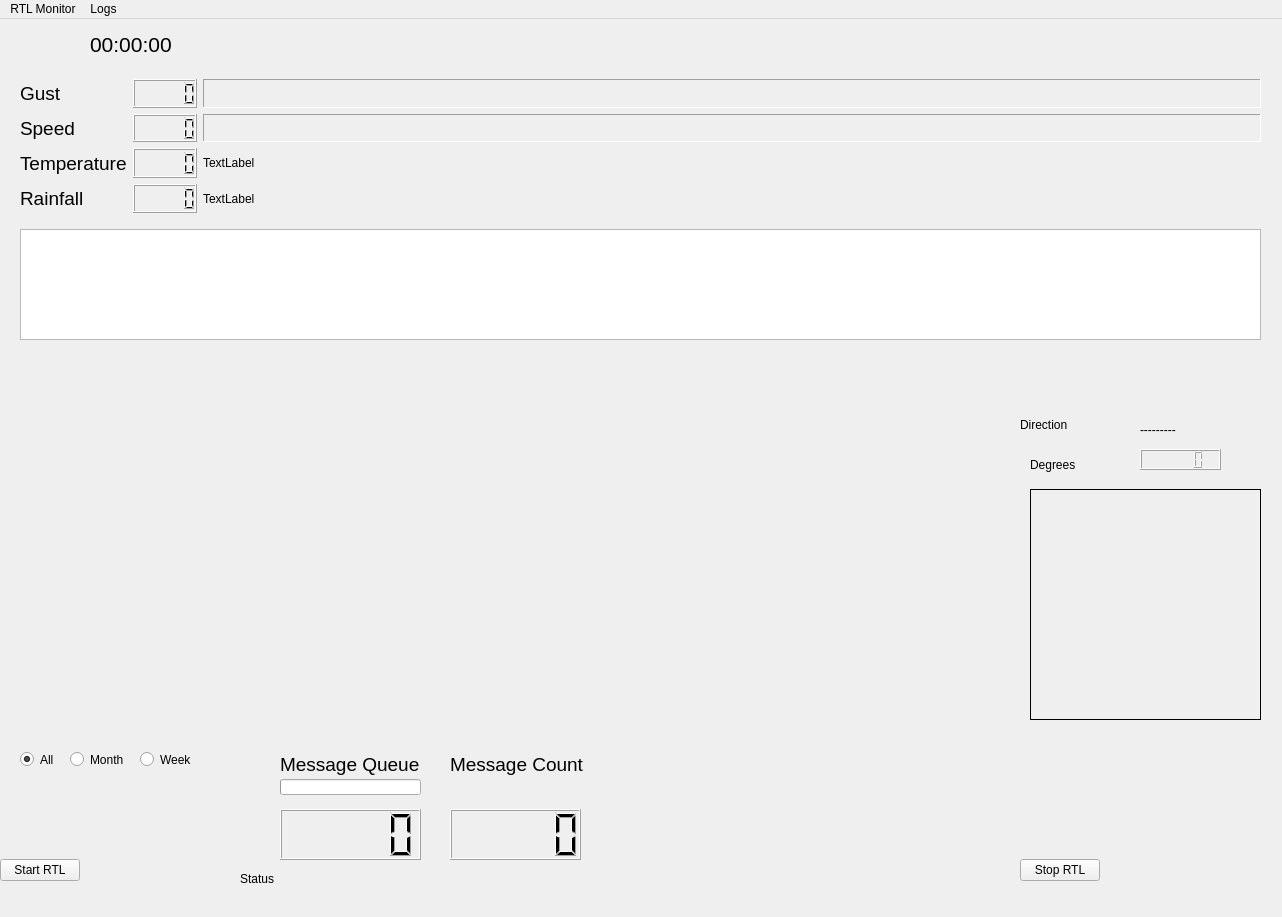
<?xml version="1.0" encoding="UTF-8"?>
<ui version="4.0">
 <author>Chris P Clark</author>
 <class>MainWindow</class>
 <widget class="QMainWindow" name="MainWindow">
  <property name="geometry">
   <rect>
    <x>0</x>
    <y>0</y>
    <width>1282</width>
    <height>917</height>
   </rect>
  </property>
  <property name="sizePolicy">
   <sizepolicy hsizetype="Ignored" vsizetype="Ignored">
    <horstretch>0</horstretch>
    <verstretch>0</verstretch>
   </sizepolicy>
  </property>
  <property name="windowTitle">
   <string>RTL Monitor</string>
  </property>
  <property name="locale">
   <locale language="English" country="UnitedKingdom"/>
  </property>
  <widget class="QWidget" name="centralwidget">
   <widget class="QTextEdit" name="textEdit_Log">
    <property name="geometry">
     <rect>
      <x>20</x>
      <y>210</y>
      <width>1241</width>
      <height>111</height>
     </rect>
    </property>
    <property name="readOnly">
     <bool>true</bool>
    </property>
   </widget>
   <widget class="QPushButton" name="pushButton_Start">
    <property name="geometry">
     <rect>
      <x>0</x>
      <y>840</y>
      <width>80</width>
      <height>22</height>
     </rect>
    </property>
    <property name="text">
     <string>Start RTL</string>
    </property>
   </widget>
   <widget class="QPushButton" name="pushButton_Quit">
    <property name="geometry">
     <rect>
      <x>1020</x>
      <y>840</y>
      <width>80</width>
      <height>22</height>
     </rect>
    </property>
    <property name="text">
     <string>Stop RTL</string>
    </property>
   </widget>
   <widget class="QLabel" name="labelTime">
    <property name="geometry">
     <rect>
      <x>90</x>
      <y>0</y>
      <width>261</width>
      <height>51</height>
     </rect>
    </property>
    <property name="font">
     <font>
      <pointsize>16</pointsize>
     </font>
    </property>
    <property name="text">
     <string>00:00:00</string>
    </property>
   </widget>
   <widget class="QLCDNumber" name="lcdNumberDirectionDeg">
    <property name="geometry">
     <rect>
      <x>1140</x>
      <y>430</y>
      <width>81</width>
      <height>21</height>
     </rect>
    </property>
   </widget>
   <widget class="QLabel" name="labelDirectionDeg">
    <property name="geometry">
     <rect>
      <x>1030</x>
      <y>420</y>
      <width>61</width>
      <height>51</height>
     </rect>
    </property>
    <property name="text">
     <string>Degrees</string>
    </property>
   </widget>
   <widget class="QLabel" name="labelDirectionStr_2">
    <property name="geometry">
     <rect>
      <x>1020</x>
      <y>380</y>
      <width>71</width>
      <height>51</height>
     </rect>
    </property>
    <property name="text">
     <string>Direction</string>
    </property>
   </widget>
   <widget class="QLabel" name="labelDirectionStr">
    <property name="geometry">
     <rect>
      <x>1140</x>
      <y>400</y>
      <width>121</width>
      <height>21</height>
     </rect>
    </property>
    <property name="text">
     <string>---------</string>
    </property>
   </widget>
   <widget class="QLCDNumber" name="lcdNumberCounter">
    <property name="geometry">
     <rect>
      <x>280</x>
      <y>790</y>
      <width>141</width>
      <height>51</height>
     </rect>
    </property>
    <property name="palette">
     <palette>
      <active>
       <colorrole role="WindowText">
        <brush brushstyle="SolidPattern">
         <color alpha="255">
          <red>0</red>
          <green>0</green>
          <blue>0</blue>
         </color>
        </brush>
       </colorrole>
      </active>
      <inactive>
       <colorrole role="WindowText">
        <brush brushstyle="SolidPattern">
         <color alpha="255">
          <red>0</red>
          <green>0</green>
          <blue>0</blue>
         </color>
        </brush>
       </colorrole>
      </inactive>
      <disabled>
       <colorrole role="WindowText">
        <brush brushstyle="SolidPattern">
         <color alpha="255">
          <red>190</red>
          <green>190</green>
          <blue>190</blue>
         </color>
        </brush>
       </colorrole>
      </disabled>
     </palette>
    </property>
   </widget>
   <widget class="QLCDNumber" name="lcdNumberTotalMessageCount">
    <property name="geometry">
     <rect>
      <x>450</x>
      <y>790</y>
      <width>131</width>
      <height>51</height>
     </rect>
    </property>
   </widget>
   <widget class="QLabel" name="labelMessageCounter">
    <property name="geometry">
     <rect>
      <x>280</x>
      <y>720</y>
      <width>151</width>
      <height>51</height>
     </rect>
    </property>
    <property name="font">
     <font>
      <pointsize>14</pointsize>
     </font>
    </property>
    <property name="text">
     <string>Message Queue</string>
    </property>
   </widget>
   <widget class="QLabel" name="labelCompass">
    <property name="geometry">
     <rect>
      <x>1030</x>
      <y>470</y>
      <width>231</width>
      <height>231</height>
     </rect>
    </property>
    <property name="frameShape">
     <enum>QFrame::Box</enum>
    </property>
    <property name="text">
     <string/>
    </property>
   </widget>
   <widget class="QLabel" name="labelGust_4">
    <property name="geometry">
     <rect>
      <x>68</x>
      <y>1087</y>
      <width>119</width>
      <height>22</height>
     </rect>
    </property>
    <property name="font">
     <font>
      <pointsize>14</pointsize>
     </font>
    </property>
    <property name="text">
     <string>Gust</string>
    </property>
   </widget>
   <widget class="QWidget" name="layoutWidget">
    <property name="geometry">
     <rect>
      <x>20</x>
      <y>60</y>
      <width>1241</width>
      <height>134</height>
     </rect>
    </property>
    <layout class="QGridLayout" name="gridLayout_2">
     <item row="3" column="1">
      <widget class="QLCDNumber" name="lcdNumberRain">
       <property name="font">
        <font>
         <pointsize>14</pointsize>
        </font>
       </property>
      </widget>
     </item>
     <item row="3" column="0">
      <widget class="QLabel" name="labelRain">
       <property name="font">
        <font>
         <pointsize>14</pointsize>
        </font>
       </property>
       <property name="text">
        <string>Rainfall</string>
       </property>
      </widget>
     </item>
     <item row="2" column="0">
      <widget class="QLabel" name="labelTemperature">
       <property name="font">
        <font>
         <pointsize>14</pointsize>
        </font>
       </property>
       <property name="text">
        <string>Temperature</string>
       </property>
      </widget>
     </item>
     <item row="2" column="1">
      <widget class="QLCDNumber" name="lcdNumberTemperature">
       <property name="font">
        <font>
         <family>DejaVu Sans</family>
         <pointsize>14</pointsize>
         <weight>75</weight>
         <bold>true</bold>
        </font>
       </property>
      </widget>
     </item>
     <item row="0" column="0">
      <widget class="QLabel" name="labelGust">
       <property name="sizePolicy">
        <sizepolicy hsizetype="Fixed" vsizetype="Minimum">
         <horstretch>0</horstretch>
         <verstretch>0</verstretch>
        </sizepolicy>
       </property>
       <property name="font">
        <font>
         <pointsize>14</pointsize>
        </font>
       </property>
       <property name="text">
        <string>Gust</string>
       </property>
      </widget>
     </item>
     <item row="0" column="1">
      <widget class="QLCDNumber" name="lcdNumberGust">
       <property name="sizePolicy">
        <sizepolicy hsizetype="Fixed" vsizetype="Minimum">
         <horstretch>0</horstretch>
         <verstretch>0</verstretch>
        </sizepolicy>
       </property>
       <property name="font">
        <font>
         <pointsize>14</pointsize>
        </font>
       </property>
      </widget>
     </item>
     <item row="1" column="1">
      <widget class="QLCDNumber" name="lcdNumber_WindSpeed">
       <property name="sizePolicy">
        <sizepolicy hsizetype="Fixed" vsizetype="Minimum">
         <horstretch>0</horstretch>
         <verstretch>0</verstretch>
        </sizepolicy>
       </property>
       <property name="font">
        <font>
         <family>DejaVu Sans</family>
         <pointsize>14</pointsize>
         <italic>true</italic>
        </font>
       </property>
      </widget>
     </item>
     <item row="0" column="2">
      <widget class="QLabel" name="labelGustBar">
       <property name="sizePolicy">
        <sizepolicy hsizetype="Preferred" vsizetype="Minimum">
         <horstretch>0</horstretch>
         <verstretch>0</verstretch>
        </sizepolicy>
       </property>
       <property name="font">
        <font>
         <pointsize>14</pointsize>
        </font>
       </property>
       <property name="frameShape">
        <enum>QFrame::Panel</enum>
       </property>
       <property name="frameShadow">
        <enum>QFrame::Sunken</enum>
       </property>
       <property name="text">
        <string/>
       </property>
      </widget>
     </item>
     <item row="1" column="0">
      <widget class="QLabel" name="labelSpeed">
       <property name="font">
        <font>
         <pointsize>14</pointsize>
        </font>
       </property>
       <property name="text">
        <string>Speed</string>
       </property>
      </widget>
     </item>
     <item row="1" column="2">
      <widget class="QLabel" name="labelSpeedBar">
       <property name="font">
        <font>
         <pointsize>14</pointsize>
        </font>
       </property>
       <property name="frameShape">
        <enum>QFrame::Panel</enum>
       </property>
       <property name="frameShadow">
        <enum>QFrame::Sunken</enum>
       </property>
       <property name="text">
        <string/>
       </property>
      </widget>
     </item>
     <item row="2" column="2">
      <widget class="QLabel" name="labelTemperatureBar">
       <property name="minimumSize">
        <size>
         <width>800</width>
         <height>30</height>
        </size>
       </property>
       <property name="text">
        <string>TextLabel</string>
       </property>
      </widget>
     </item>
     <item row="3" column="2">
      <widget class="QLabel" name="labelRainfallBar">
       <property name="text">
        <string>TextLabel</string>
       </property>
      </widget>
     </item>
    </layout>
   </widget>
   <widget class="QLabel" name="labelError">
    <property name="geometry">
     <rect>
      <x>240</x>
      <y>850</y>
      <width>591</width>
      <height>20</height>
     </rect>
    </property>
    <property name="text">
     <string>Status</string>
    </property>
   </widget>
   <widget class="QProgressBar" name="progressBarQueue">
    <property name="geometry">
     <rect>
      <x>280</x>
      <y>760</y>
      <width>141</width>
      <height>16</height>
     </rect>
    </property>
    <property name="maximum">
     <number>10</number>
    </property>
    <property name="value">
     <number>0</number>
    </property>
    <property name="textVisible">
     <bool>false</bool>
    </property>
   </widget>
   <widget class="QLabel" name="labelMessageCounterTotal">
    <property name="geometry">
     <rect>
      <x>450</x>
      <y>720</y>
      <width>151</width>
      <height>51</height>
     </rect>
    </property>
    <property name="font">
     <font>
      <pointsize>14</pointsize>
     </font>
    </property>
    <property name="text">
     <string>Message Count</string>
    </property>
   </widget>
   <widget class="canvasMatplot" name="canvasMatplot" native="true">
    <property name="geometry">
     <rect>
      <x>20</x>
      <y>340</y>
      <width>841</width>
      <height>371</height>
     </rect>
    </property>
   </widget>
   <widget class="QRadioButton" name="radioButtonGraphDateAll">
    <property name="geometry">
     <rect>
      <x>20</x>
      <y>730</y>
      <width>98</width>
      <height>21</height>
     </rect>
    </property>
    <property name="text">
     <string>All</string>
    </property>
    <property name="checked">
     <bool>true</bool>
    </property>
    <attribute name="buttonGroup">
     <string notr="true">buttonGroup</string>
    </attribute>
   </widget>
   <widget class="QRadioButton" name="radioButtonGraphDateMonth">
    <property name="geometry">
     <rect>
      <x>70</x>
      <y>730</y>
      <width>98</width>
      <height>21</height>
     </rect>
    </property>
    <property name="text">
     <string>Month</string>
    </property>
    <attribute name="buttonGroup">
     <string notr="true">buttonGroup</string>
    </attribute>
   </widget>
   <widget class="QRadioButton" name="radioButtonGraphDateWeek">
    <property name="geometry">
     <rect>
      <x>140</x>
      <y>730</y>
      <width>98</width>
      <height>21</height>
     </rect>
    </property>
    <property name="text">
     <string>Week</string>
    </property>
    <attribute name="buttonGroup">
     <string notr="true">buttonGroup</string>
    </attribute>
   </widget>
  </widget>
  <widget class="QMenuBar" name="menubar">
   <property name="geometry">
    <rect>
     <x>0</x>
     <y>0</y>
     <width>1282</width>
     <height>22</height>
    </rect>
   </property>
   <widget class="QMenu" name="menuRTL_Monitor">
    <property name="title">
     <string>RTL Monitor</string>
    </property>
   </widget>
   <widget class="QMenu" name="menuLogs">
    <property name="title">
     <string>Logs</string>
    </property>
   </widget>
   <addaction name="menuRTL_Monitor"/>
   <addaction name="menuLogs"/>
  </widget>
 </widget>
 <customwidgets>
  <customwidget>
   <class>canvasMatplot</class>
   <extends>QWidget</extends>
   <header>canvasmatplot.h</header>
   <container>1</container>
  </customwidget>
 </customwidgets>
 <resources/>
 <connections/>
 <buttongroups>
  <buttongroup name="buttonGroup"/>
 </buttongroups>
</ui>
